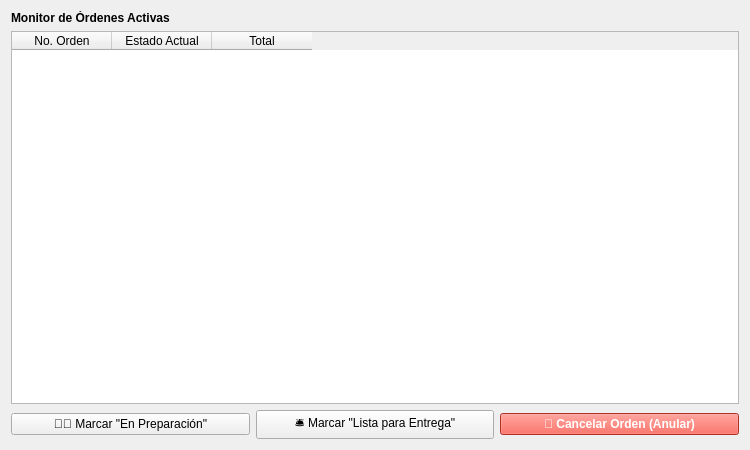
<?xml version="1.0" encoding="UTF-8"?>
<ui version="4.0">
 <class>FormSupervision</class>
 <widget class="QWidget" name="FormSupervision">
  <property name="geometry">
   <rect><x>0</x><y>0</y><width>750</width><height>450</height></rect>
  </property>
  <property name="windowTitle">
   <string>TECLUSA - Monitor de Cocina</string>
  </property>
  <layout class="QVBoxLayout" name="verticalLayout">
   <item><widget class="QLabel"><property name="text"><string>&lt;b&gt;Monitor de Órdenes Activas&lt;/b&gt;</string></property></widget></item>
   <item>
    <widget class="QTableWidget" name="tbl_estado_ordenes">
     <property name="selectionBehavior"><enum>QAbstractItemView::SelectRows</enum></property>
     <column><property name="text"><string>No. Orden</string></property></column>
     <column><property name="text"><string>Estado Actual</string></property></column>
     <column><property name="text"><string>Total</string></property></column>
    </widget>
   </item>
   <item>
    <layout class="QHBoxLayout">
     <item><widget class="QPushButton" name="btn_estado_preparando"><property name="text"><string>👨‍🍳 Marcar "En Preparación"</string></property></widget></item>
     <item><widget class="QPushButton" name="btn_estado_listo"><property name="text"><string>🛎️ Marcar "Lista para Entrega"</string></property></widget></item>
     <item>
      <widget class="QPushButton" name="btn_cancelar_orden">
       <property name="text"><string>🚫 Cancelar Orden (Anular)</string></property>
       <property name="styleSheet"><string notr="true">background-color: #f44336; color: white; font-weight: bold;</string></property>
      </widget>
     </item>
    </layout>
   </item>
  </layout>
 </widget>
 <resources/>
 <connections/>
</ui>
